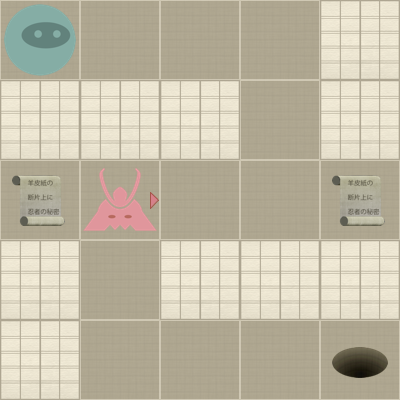

A 2D game scene composited from a Tiled map and its tileset images. What follows is a short description and the map's XML, with each tile layer's data collapsed to a summary:
An orthogonal 5x5 tile map with 80x80 px tiles, 2 tile layers (Level, Actors).

<map version="1.0" orientation="orthogonal" width="5" height="5" tilewidth="80" tileheight="80">
 <properties>
  <property name="moves" value="12" />
 </properties>
 <tileset firstgid="1" name="tiles" tilewidth="80" tileheight="80" spacing="2" margin="2">
  <image source="tiles-ipad.png" width="512" height="512" />
  <tile id="0">
   <properties>
    <property name="actor" value="exit" />
   </properties>
  </tile>
  <tile id="2">
   <properties>
    <property name="actor" value="guard" />
    <property name="direction" value="down" />
   </properties>
  </tile>
  <tile id="3">
   <properties>
    <property name="actor" value="guard" />
    <property name="direction" value="left" />
   </properties>
  </tile>
  <tile id="4">
   <properties>
    <property name="actor" value="guard" />
    <property name="direction" value="right" />
   </properties>
  </tile>
  <tile id="5">
   <properties>
    <property name="actor" value="guard" />
    <property name="direction" value="up" />
   </properties>
  </tile>
  <tile id="7">
   <properties>
    <property name="actor" value="player" />
   </properties>
  </tile>
  <tile id="8">
   <properties>
    <property name="actor" value="scroll" />
   </properties>
  </tile>
  <tile id="9">
   <properties>
    <property name="wall" value="1" />
   </properties>
  </tile>
 </tileset>
 <layer name="Level" width="5" height="5">
  <data>[25 cells, 25 non-empty, 2 distinct tile ids]</data>
 </layer>
 <layer name="Actors" width="5" height="5">
  <data>[25 cells, 5 non-empty, 4 distinct tile ids]</data>
 </layer>
</map>
